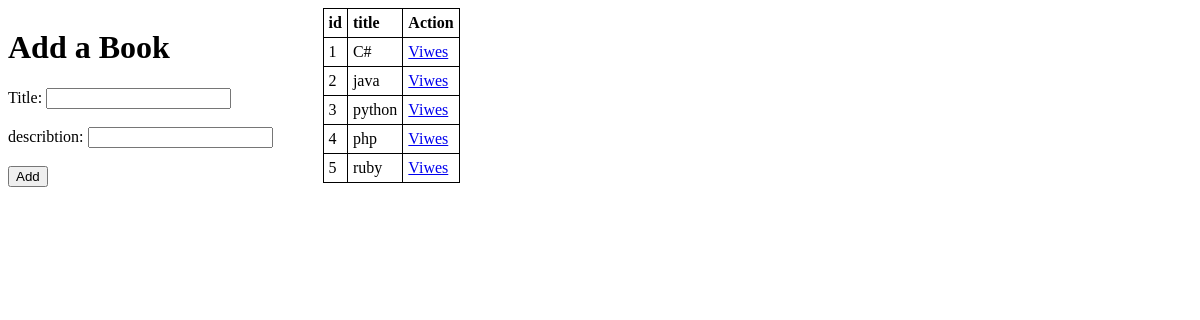
Before: / with the older database file.
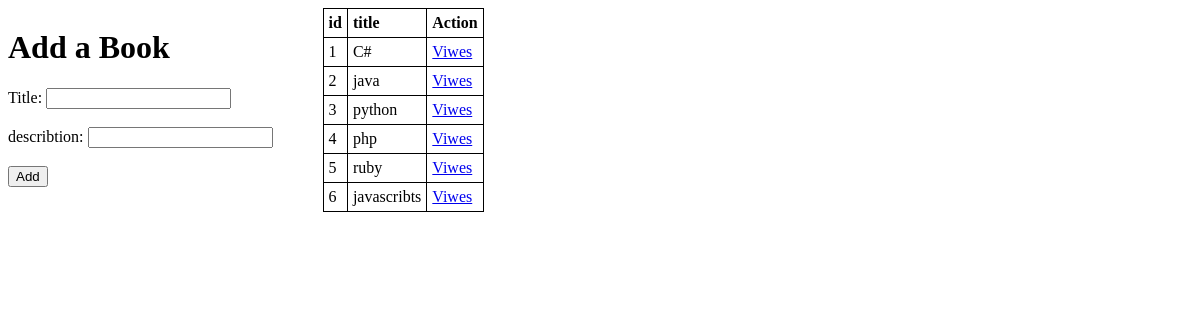
After: the same page with the newer database file.
### book_authors_shell/models.py (models this page shows)
class books(models.Model):
    title = models.CharField(max_length=255)
    desc = models.CharField(max_length=255)
    author=models.ManyToManyField(authors,related_name="book")
    created_at = models.DateTimeField(auto_now_add=True)
    updated_at = models.DateTimeField(auto_now=True)

### book_authors_shell/views.py (the view)
# urls.py: path('', views.index),
def index(request):
    context={
        "book":books.objects.all()
    }
    return render(request,"index.html",context)

### book_authors_shell/templates/index.html (shortened to what this page needs)
<!DOCTYPE html>
<html lang="en">
<head>
</head>
<body>
    <div style="display:flex; ">
        <div>
            <h1>Add a Book</h1>
        <form action='/addbook' method="POST">
            Title:    <input type="text" name="name">
            <br><br>
            describtion: <input type="text" name="desc">
            <br><br>
            <button type="submit">Add</button>
        </form>
    </div>
    <div style="margin-left: 50px;">
        <table style="width:100%">
            <tr>
              <th>id</th>
              <th >title</th>
              <th >Action</th>
            </tr>
            {% for bo in book %}
            <tr>
              <td>{{bo.id}}</td>
              <td>{{bo.title}}</td>
              <td><a href="/books/{{bo.id}}">Viwes</a></td>
            </tr>
            {% endfor %}
          </table>
    </div>
    </div>
</body>
</html>

### book_authors_shell/templates/index.html (style rules this page uses)
table, th, td { border: 1px solid black; border-collapse: collapse; }
th, td { padding: 5px; text-align: left; }

Changed rows visible on the page:
added books: id "6", title "javascribts"
